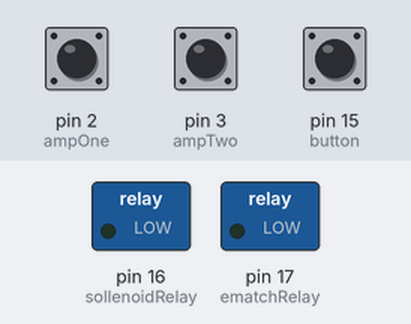
Bench run of a sketch on a simulated Arduino Uno, built for the host (arithmetic inside an expression is 32-bit, double 64-bit). On the bench: switched loads named in the sketch (green lamp = pin HIGH). The inputs (shaded band) are chosen by the test bench; at power-on: pin 15 (button) LOW, pin 2 (ampOne) HIGH, pin 3 (ampTwo) HIGH. Storage starts empty; what the sketch prints to the serial monitor is not drawn.

Above: at 1.2 s.
1.3 s: pin 15 (button) pulled HIGH for 0.15 s
At 1.37 s:
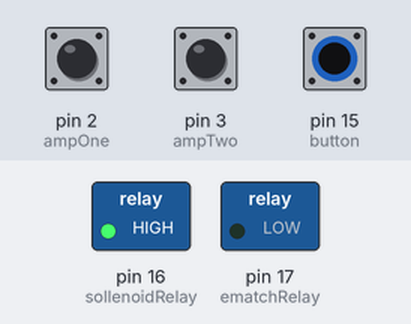
At 2.5 s:
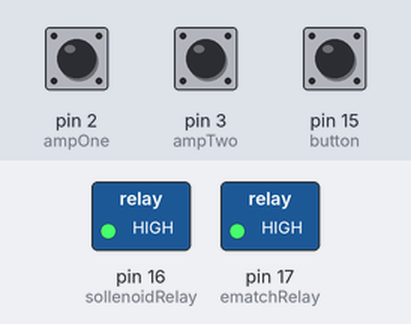
Timing chart, 0 to 4.3 s (numbered marks = the images above; inputs shaded):
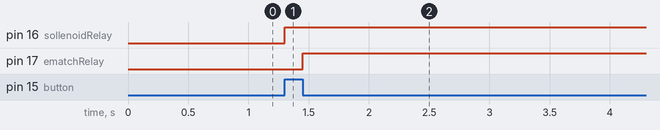

Measured:
- after the input at 1.3 s, pin 16 (sollenoidRelay): LOW → HIGH at once; pin 17 (ematchRelay): LOW → HIGH after 0.15 s

The sketch:

CDR.ino
```cpp
//libraries
#include <SPI.h>
#include <SD.h>

//defining pins
#define sollenoidRelay 16
#define ematchRelay 17
#define ampOne 2
#define ampTwo 3
#define button 15

//sd cardthere are 4 connections to the arduino, given the SD card is an SPI advice it can only be connected to SPI pins [10-13])
#define MOSIpin 11
#define MISOpin 12
#define CLKpin 13
#define CSpin 10


//solenoid and ematch difference


//global variables
bool buttonPressed = false;
File myFile;
int timeDifference = 3 ;
unsigned long currentTime;    //elapsed time since the button is pressed
int stop = 5; //when to fully stop the program
unsigned long buttonPressedTime;  // time elapsed in milliseconds since t he button


//additional functions
void sdSetup() {


  //will begin to exchange data at 11520 bits per second

  Serial.begin(115200);


    //attempt to initialize SD card
    if (!SD.begin(CSpin)) {
    Serial.println("initialization failed!");
  }
  Serial.println("initialization done.");

  //instantiate file

  myFile = SD.open("data.csv", FILE_WRITE);
  myFile.print("Time");
  myFile.print(",");
  myFile.print("Clock") ;
  myFile.print(",");
  myFile.print("Data");
  myFile.print("\n");
}


void initializePins() {

  pinMode(button, INPUT);
  pinMode(sollenoidRelay, OUTPUT);
  digitalWrite(sollenoidRelay, LOW);
  pinMode(ematchRelay, OUTPUT);
  digitalWrite(ematchRelay, LOW);
  pinMode(ampOne, INPUT);
  pinMode(ampTwo, INPUT);
  digitalWrite(ampOne, HIGH);
  digitalWrite(ampTwo, HIGH);
}

void setup() {

  //initialize pins
  initializePins();

  //initialize sd card and file
  sdSetup();

}


void loop() {

  currentTime = millis();

  int buttonState = digitalRead(button);

  if (buttonState == HIGH) {

    buttonPressed = true;
    buttonPressedTime = millis();
     //instantiate start
  }


  //initial button press
  if (buttonPressed) {
    digitalWrite(sollenoidRelay, HIGH);
  }
  //after an elapsed time, ematches fire off
  if (buttonPressed && (currentTime - buttonPressedTime == timeDifference)) {

    digitalWrite(ematchRelay, HIGH);

  }

  if(currentTime == stop){
    digitalWrite(ematchRelay, LOW);
    digitalWrite(sollenoidRelay, LOW);
    buttonPressed = false;
  }


  long recordedValueOne = digitalRead(ampOne);
  long recordedValueTwo = digitalRead(ampTwo);

  myFile.print(currentTime);
  myFile.print(",");
  myFile.print(recordedValueOne) ;
  myFile.print(",");
  myFile.print(recordedValueTwo);
  myFile.print("\n");


}
```
